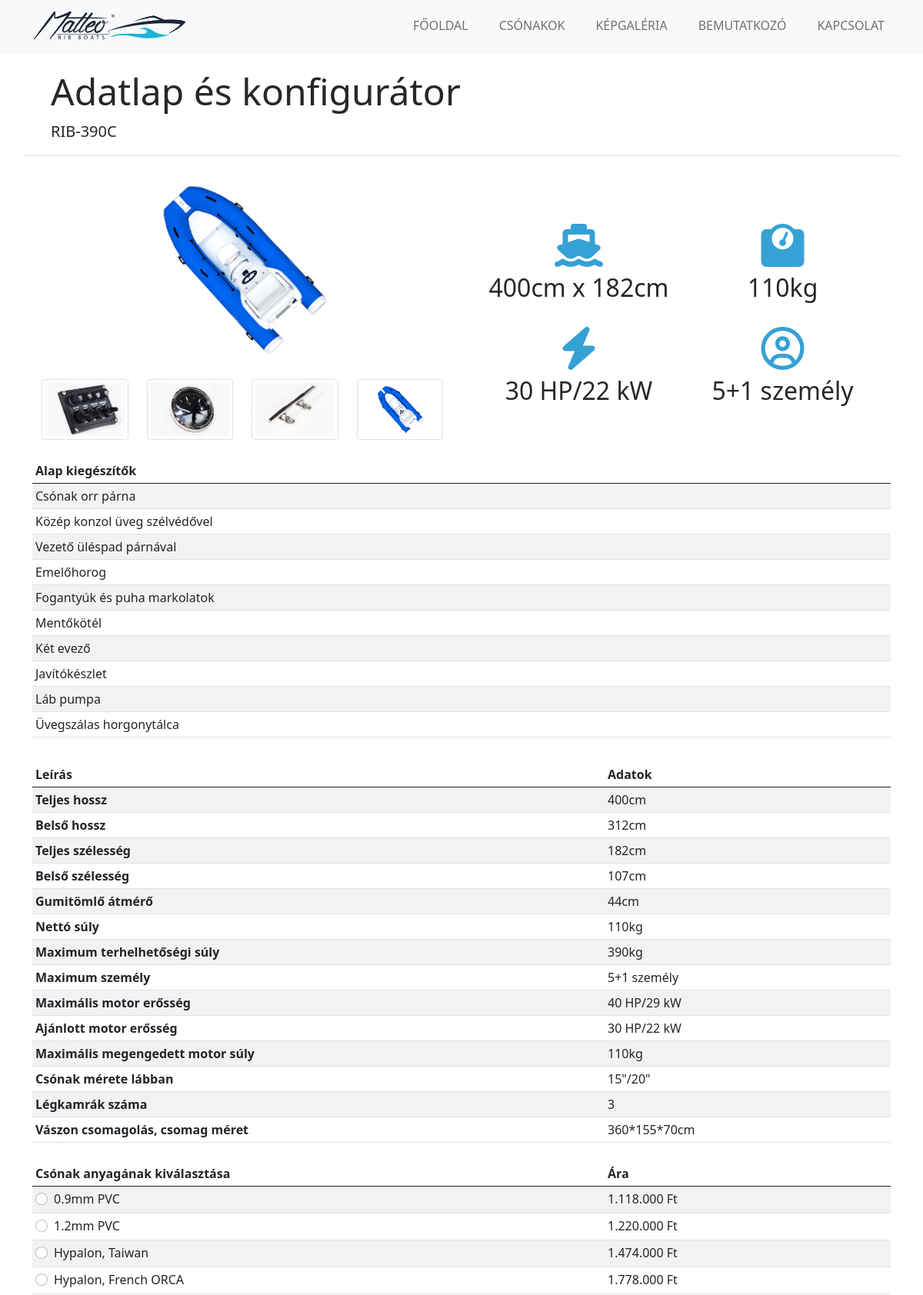
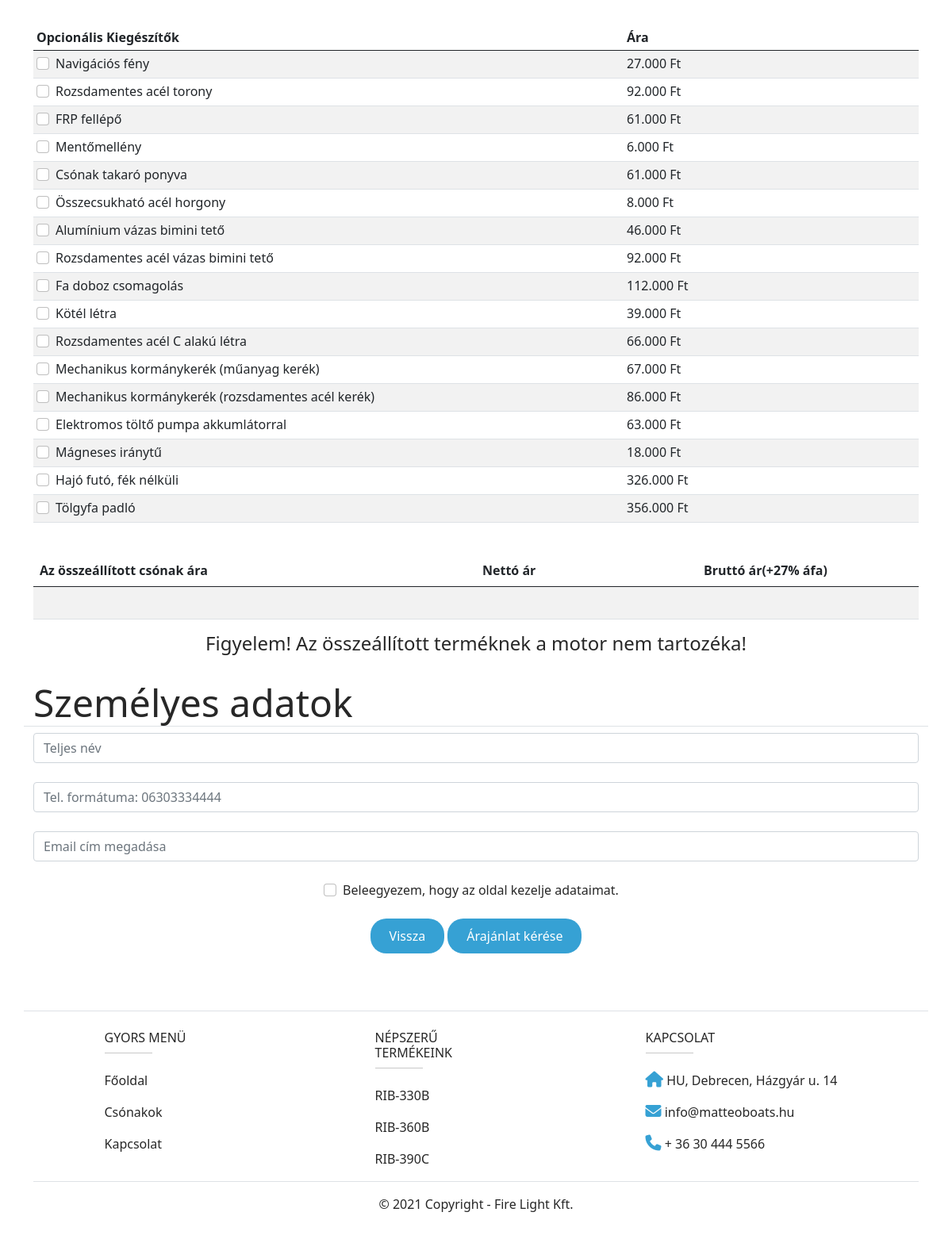
Screenshot of /productpage.php?id=3 with the database file from the repository (2 pictures, top to bottom).
### tables this page shows
CREATE TABLE `boatlist` (
  `id` int(11) NOT NULL,
  `modell` text NOT NULL,
  `pvc1` int(11) NOT NULL,
  `pvc2` int(11) NOT NULL,
  `hyp1` int(11) NOT NULL,
  `hyp2` int(11) NOT NULL,
  `fulllength` text NOT NULL,
  `innerlength` text NOT NULL,
  `fullwidth` text NOT NULL,
  `innerwidth` text NOT NULL,
  `diameter` text NOT NULL,
  `nettweight` text NOT NULL,
  `maxweight` text NOT NULL,
  `maxperson` text NOT NULL,
  `maxengine` text NOT NULL,
  `suggestedengine` text NOT NULL,
  `maxengineweight` text NOT NULL,
  `feet` text NOT NULL,
  `airchamber` int(10) NOT NULL,
  `packagesize` text NOT NULL,
  `stock` tinyint(1) NOT NULL,
  `boatimg` text NOT NULL
);

CREATE TABLE `basiclist` (
  `id` int(11) NOT NULL,
  `basicName` text NOT NULL
);

### productpage.php (the view, shortened to what the rows shown need)
<?php
require_once  'classes/ProductService.php';
$ProductService = new ProductService();
?>
<!DOCTYPE html>
<html lang="hu">
<head>
    <link href="https://cdn.jsdelivr.net/npm/bootstrap@5.0.1/dist/css/bootstrap.min.css" rel="stylesheet"
>
    <link rel="stylesheet" href="css/style.css">
</head>
<body>
    <div class="container">
        <div class="row">
            <?php
            if (isset($_GET['id'])){
                $boatId = $_GET['id'];
                $boatDataPage = $ProductService->getThisBoat($boatId);
                $boatBasics = $ProductService->getThisBoatBasicList($boatId);
            }
            foreach ($boatDataPage as $row ){
                ?>
            <div class="jumbotron jumbotron-fluid border-bottom mt-4 mb-4">
                <div class="container">
                    <h2 class="display-5">Adatlap és konfigurátor</h2>
                    <p class="lead"><?php echo $row['modell'];?></p>
                </div>
            </div>
            <div class="col-sm-12 col-md-6 m-auto">
                <img data-bs-toggle="modal" data-bs-target="#galleryModal" src="img/<?php echo $row['boatimg'];?>"
                    class="col-8 m-auto d-block img-fluid" alt="" id="productImg">
                <div class="row justify-content-center mx-auto pt-4">
                    <div class="col"><img onclick="changePic()" src="img/parts01.jpg"
                            class="img-fluid small-img img-thumbnail" alt=""></div>
                    <div class="col"><img onclick="changePic()" src="img/parts02.jpg"
                            class="img-fluid small-img img-thumbnail" alt=""></div>
                    <div class="col"><img onclick="changePic()" src="img/parts04.jpg"
                            class="img-fluid small-img img-thumbnail" alt=""></div>
                    <div class="col"><img onclick="changePic()" src="img/<?php echo $row['boatimg'];?>"
                            class="img-fluid small-img img-thumbnail" alt=""></div>
                </div>
            </div>
            <div class="col-sm-12 col-md-6 p-2">
                <div class="container mt-5 mb-2">
                    <div class="row row-cols-2">
                        <div class="col text-center mt-2">
                            <i class="bigicons fas fa-ship"></i>
                            <h3 class="subtitle display-6 pt-2"><?php echo $row['fulllength'];?> x <?php echo $row['fullwidth'];?></h3>
                        </div>
                        <div class="col text-center mt-2">
                            <i class="bigicons fas fa-weight"></i></i>
                            <h3 class="subtitle display-6 pt-2"><?php echo $row['nettweight'];?></h3>
                        </div>
                        <div class="col text-center mt-2 pt-3">
                            <i class="bigicons fas fa-bolt"></i></i>
                            <h3 class="subtitle display-6 pt-2"><?php echo $row['suggestedengine'];?></h3>
                        </div>
                        <div class="col text-center mt-2 pt-3">
                            <i class="bigicons far fa-user-circle"></i>
                            <h3 class="subtitle display-6 pt-2"><?php echo $row['maxperson'];?></h3>
                        </div>
                    </div>
                </div>
            </div>
            <?php } ?>
            <div class="table-responsive mt-4">
                <table class="table table-sm table-striped">
                    <thead>
                        <tr>
                            <th scope="col">Alap kiegészítők</th>
                        </tr>
                    </thead>
                    <tbody>
                        <?php
                            foreach ($boatBasics as $row ){
                            ?>
                        <tr>
                            <td>
                                <?php echo $row['basicName'];?>
                            </td>
                        </tr>
                        <?php
                            }
                            ?>
                    </tbody>
                </table>
            </div>
            <?php
                foreach ($boatDataPage as $row ){
                ?>
            <div class="table-responsive mt-3">
                <table class="table table-sm table-striped">
                    <thead>
                        <tr>
                            <th class="col-8" scope="col">Leírás</th>
                            <th class="col-4" scope="col">Adatok</th>
                        </tr>
                    </thead>
                    <tbody>
                        <tr>
                            <th scope="row">Teljes hossz</th>
                            <td><?php echo $row['fulllength'];?></td>
                        </tr>
                        <tr>
                            <th scope="row">Belső hossz</th>
                            <td><?php echo $row['innerlength'];?></td>
                        </tr>
                        <tr>
                            <th scope="row">Teljes szélesség</th>
                            <td><?php echo $row['fullwidth'];?></td>
                        </tr>
                        <tr>
                            <th scope="row">Belső szélesség</th>
                            <td><?php echo $row['innerwidth'];?></td>
                        </tr>
                        <tr>
                            <th scope="row">Gumitömlő átmérő</th>
                            <td><?php echo $row['diameter'];?></td>
                        </tr>
                        <tr>
                            <th scope="row">Nettó súly</th>
                            <td><?php echo $row['nettweight'];?></td>
                        </tr>
                        <tr>
                            <th scope="row">Maximum terhelhetőségi súly</th>
                            <td><?php echo $row['maxweight'];?></td>
                        </tr>
                        <tr>
                            <th scope="row">Maximum személy</th>
                            <td><?php echo $row['maxperson'];?></td>
                        </tr>
                        <tr>
                            <th scope="row">Maximális motor erősség</th>
                            <td><?php echo $row['maxengine'];?></td>
                        </tr>
                        <tr>
                            <th scope="row">Ajánlott motor erősség</th>
                            <td><?php echo $row['suggestedengine'];?></td>
                        </tr>
                        <tr>
                            <th scope="row">Maximális megengedett motor súly</th>
                            <td><?php echo $row['maxengineweight'];?></td>
                        </tr>
                        <tr>
                            <th scope="row">Csónak mérete lábban</th>
                            <td><?php echo $row['feet'];?></td>
                        </tr>
                        <tr>
                            <th scope="row">Légkamrák száma</th>
                            <td><?php echo $row['airchamber'];?></td>
                        </tr>
                        <tr>
                            <th scope="row">Vászon csomagolás, csomag méret</th>
                            <td><?php echo $row['packagesize'];?></td>
                        </tr>
                    </tbody>
                </table>
                <form action="" method="POST">
                    <div class="table-responsive mt-4">
                        <table class="table table-sm table-striped">
                            <thead>
                                <tr>
                                    <th class="col-8" scope="col">Csónak anyagának kiválasztása</th>
                                    <th class="col-4" scope="col">Ára</th>
                                </tr>
                            </thead>
                            <tbody>
                                <tr>
                                    <td scope="row">
                                        <div class="form-check">
                                            <input value="<?php echo $row['pvc1'];?>" onclick="totalIt(); showPvc()"
                                                class="form-check-input" type="radio" name="flexRadioBody"
                                                data-price="<?php echo $row['pvc1'];?>" id="flexRadioBody1" />
                                            <label class="form-check-label" for="flexRadioBody1">0.9mm PVC</label>
                                        </div>
                                    </td>
                                    <td><?php echo number_format($row['pvc1'],0,",",".");?> Ft</td>
                                </tr>
                                <tr>
                                    <td scope="row">
                                        <div class="form-check">
                                            <input value="<?php echo $row['pvc2'];?>" onclick="totalIt(); showPvc()"
                                                class="form-check-input" type="radio" name="flexRadioBody"
                                                data-price="<?php echo $row['pvc2'];?>" id="flexRadioBody2" />
                                            <label class="form-check-label" for="flexRadioBody2">1.2mm PVC</label>
                                        </div>
                                    </td>
                                    <td><?php echo number_format($row['pvc2'],0,",",".");?> Ft</td>
                                </tr>
                                <tr>
                                    <td scope="row">
                                        <div class="form-check">
                                            <input value="<?php echo $row['hyp1'];?>" onclick="totalIt(); showHyp()"
                                                class="form-check-input" type="radio" name="flexRadioBody"
                                                data-price="<?php echo $row['hyp1'];?>" id="flexRadioBody3" />
                                            <label class="form-check-label" for="flexRadioBody3">Hypalon, Taiwan</label>
                                        </div>
                                    </td>
                                    <td><?php echo number_format($row['hyp1'],0,",",".");?> Ft</td>
                                </tr>
                                <tr>
                                    <td scope="row">
                                        <div class="form-check">
                                            <input value="<?php echo $row['hyp2'];?>" onclick="totalIt(); showHyp()"
                                                class="form-check-input" type="radio" name="flexRadioBody"
                                                data-price="<?php echo $row['hyp2'];?>" id="flexRadioBody4" />
                                            <label class="form-check-label" for="flexRadioBody4">Hypalon, French
                                                ORCA</label>
                                        </div>
                                    </td>
                                    <td><?php echo number_format($row['hyp2'],0,",",".");?> Ft</td>
                                </tr>
                            </tbody>
                        </table>
                    </div>
            </div>
            <?php } ?>
            <div class="table-responsive mt-3">
                <table class="table table-sm table-striped">
                    <thead>
                        <tr>
                            <th class="col-8" scope="col">Opcionális Kiegészítők</th>
                            <th class="col-4" scope="col">Ára</th>
                        </tr>
                    </thead>
                </table>
            </div>
            <div class="table-responsive pt-4">
                <table class="table table-striped">
                    <thead>
                        <tr>
                            <th class="col-6" scope="col">Az összeállított csónak ára</th>
                            <th class="col-3" scope="col">Nettó ár</th>
                            <th class="col-3" scope="col">Bruttó ár(+27% áfa)</th>
                        </tr>
                    </thead>
                </table>
            </div>
            <h2 class="display-5 border-bottom mt-4">Személyes adatok</h2>
        </div>
    </div>
</body>
</html>

### rows the page displays
boatlist: modell "RIB-390C", boatimg (picture), fulllength "400cm", fullwidth "182cm", nettweight "110kg", suggestedengine "30 HP/22 kW", maxperson "5+1 személy", innerlength "312cm", innerwidth "107cm", diameter "44cm", maxweight "390kg", maxengine "40 HP/29 kW", maxengineweight "110kg", feet "15\"/20\"", airchamber "3", packagesize "360*155*70cm", pvc1 "1.118.000", pvc2 "1.220.000", hyp1 "1.474.000", hyp2 "1.778.000"
basiclist: basicName "Csónak orr párna"
basiclist: basicName "Közép konzol üveg szélvédővel"
basiclist: basicName "Vezető üléspad párnával"
basiclist: basicName "Emelőhorog"
basiclist: basicName "Fogantyúk és puha markolatok"
basiclist: basicName "Mentőkötél"
basiclist: basicName "Két evező"
basiclist: basicName "Javítókészlet"
basiclist: basicName "Láb pumpa"
basiclist: basicName "Üvegszálas horgonytálca"

### other values shown
$row['extraName'] "Navigációs fény"
$row['extraprice'] "27.000"
$row['extraName'] "Rozsdamentes acél torony"
$row['extraprice'] "92.000"
$row['extraName'] "FRP fellépő"
$row['extraprice'] "61.000"
$row['extraName'] "Mentőmellény"
$row['extraprice'] "6.000"
$row['extraName'] "Csónak takaró ponyva"
$row['extraName'] "Összecsukható acél horgony"
$row['extraprice'] "8.000"
$row['extraName'] "Alumínium vázas bimini tető"
$row['extraprice'] "46.000"
$row['extraName'] "Rozsdamentes acél vázas bimini tető"
$row['extraName'] "Fa doboz csomagolás"
